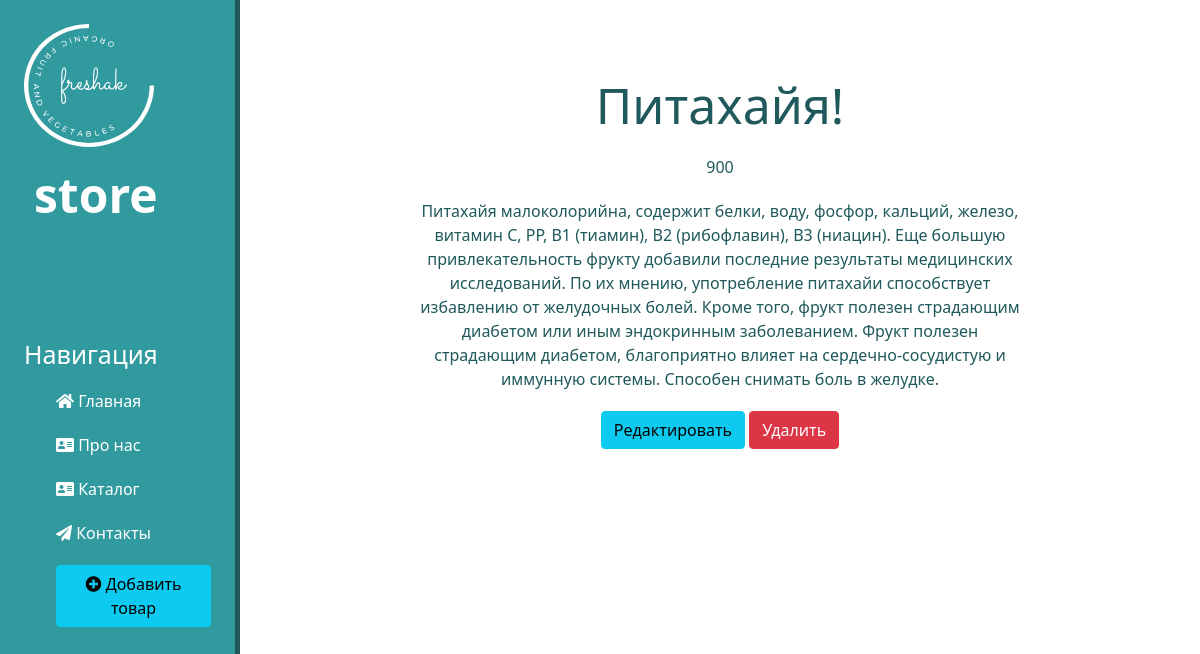
The app's page /catalog/2/ with its own data.
### catalog/models.py (models this page shows, shortened)
class Goods(models.Model):
    title = models.CharField('Название', max_length=50)
    description = models.TextField('Описание')
    price = models.IntegerField('Цена')
    date = models.DateTimeField('Дата поставки')
    class Meta:
        verbose_name = 'Товар'
        verbose_name_plural = 'Товары'

### catalog/views.py (the view)
# urls.py: path('/<int:pk>/', views.CatalogDetailView.as_view(), name='catalog_detail'),
class CatalogDetailView(DetailView):
    model = Goods
    template_name = 'catalog/details_view.html'
    context_object_name = 'good'

### catalog/templates/catalog/details_view.html (shortened to what this page needs)
{% extends 'main/base.html' %}
{% block content %}
    <div class="features">
        <h1>{{ good.title }}</h1>
        <p>{{ good.price }}</p>
        <p>{{ good.description }}</p>
        <a href="{% url 'catalog_update' good.pk %}" class="btn btn-info">Редактировать</a>
        <a href="{% url 'catalog_delete' good.pk %}" class="btn btn-danger">Удалить</a>
    </div>
{% endblock %}

### main/static/main/css/main.css (style rules this page uses)
body { background: #fff; display: flex; min-height: 100vh; }
main .features { margin-top: 75px; width: 75%; text-align: center; color: #20595C; }
main .features h1 { font-size: 50px; }
main .features p { max-width: 600px; margin: 20px auto; }

### records on screen
Goods: title "Питахайя!", price "900", description "Питахайя малоколорийна, содержит белки, воду, фосфор, кальций, железо, витамин C, РР, B1 (тиамин), B2 (рибофлавин), B3 (ниацин). Еще большую привлекательность фрукту добавили последние результаты медицинских исследований. По их мнению, употребление питахайи способствует избавлению от желудочных болей. Кроме того, фрукт полезен страдающим диабетом или иным эндокринным заболеванием. Фрукт полезен страдающим диабетом, благоприятно влияет на сердечно-сосудистую и иммунную системы. Способен снимать боль в желудке."
